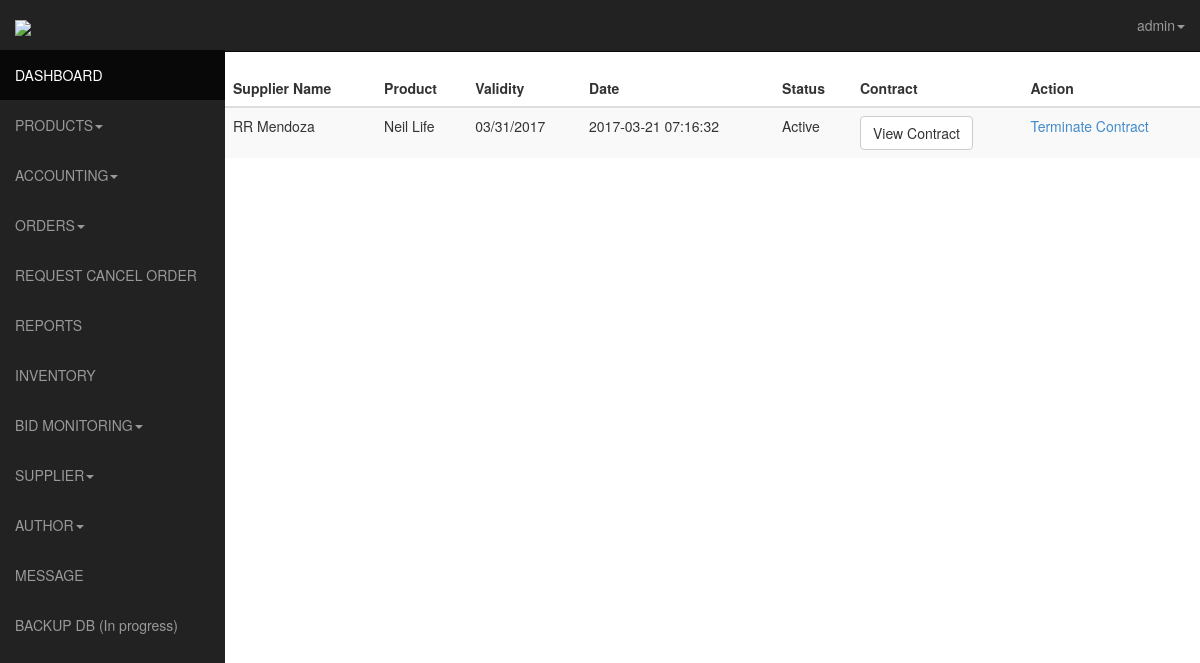
The app's page /admin/authorcontracts.php (signed in) with its own data.
### tables this page shows
CREATE TABLE IF NOT EXISTS `contract` (
  `id` int(11) NOT NULL AUTO_INCREMENT,
  `bid` int(11) NOT NULL,
  `user_id` int(11) NOT NULL,
  `type` varchar(20) NOT NULL,
  `validity` varchar(10) NOT NULL,
  `active` int(11) NOT NULL,
  `created_date` timestamp NOT NULL DEFAULT CURRENT_TIMESTAMP,
  PRIMARY KEY (`id`)
);

CREATE TABLE IF NOT EXISTS `users` (
  `id` int(11) NOT NULL AUTO_INCREMENT,
  `usn` varchar(50) NOT NULL,
  `fname` varchar(120) NOT NULL,
  `lname` varchar(120) NOT NULL,
  `birthday` date NOT NULL,
  `address` varchar(60) NOT NULL,
  `contact` int(11) NOT NULL,
  `email` varchar(120) NOT NULL,
  `password` varchar(128) NOT NULL,
  `activate` int(11) NOT NULL,
  `code` int(11) NOT NULL,
  `date` date NOT NULL,
  `block` int(11) NOT NULL,
  `pic` int(11) NOT NULL,
  `ext` varchar(5) NOT NULL,
  `admin` int(11) NOT NULL,
  `user_type` int(10) NOT NULL,
  PRIMARY KEY (`id`)
);

CREATE TABLE IF NOT EXISTS `author_bid` (
  `id` int(11) NOT NULL AUTO_INCREMENT,
  `bid_id` int(11) NOT NULL,
  `title` varchar(255) NOT NULL,
  `details` varchar(255) NOT NULL,
  `co_author` varchar(255) NOT NULL,
  `author_id` int(11) NOT NULL,
  `genre` varchar(255) NOT NULL,
  `projected_price` varchar(255) NOT NULL,
  `status` varchar(19) DEFAULT NULL,
  `created_date` timestamp NOT NULL DEFAULT CURRENT_TIMESTAMP,
  PRIMARY KEY (`id`)
);

### admin/authorcontracts.php (the view, shortened to what this page needs)
<?php
    $username="";
      if (loggedin())
      {
        $query = mysql_query("SELECT * FROM admin WHERE username ='$_SESSION[manager]' ");
          while ($row = mysql_fetch_assoc($query))
          {
            $username = $row ['username'];
          }
        }
      else
      {
      }
      ?>
<!DOCTYPE html>
<html lang="en">
  <head>
    <link href="css/bootstrap.css" rel="stylesheet">
    <link href="css/sb-admin.css" rel="stylesheet">-->
    <link rel="stylesheet" href="css/morris-0.4.3.min.css">
  </head>
  <body>
    <div id="wrapper">
      <nav class="navbar navbar-inverse  navbar-fixed-top" role="navigation">
      <?php include 'template/sidebar.php';?>
    <?php include 'template/top.php';?>
    </nav>
    <div class="table-responsive">
      <table class="table table-striped">
        <thead>
    <th>Supplier Name</th>
    <th>Product</th>
    <th>Validity</th>
    <th>Date</th>
    <th>Status</th>
    <th>Contract</th>
    <th>Action</th>
  </thead>
  <?php
  $sql = mysql_query("SELECT contract.id AS contract_id, contract.created_date AS contract_date, contract. * , users.id AS users_id, users. * , author_bid.id AS author_bid_id, author_bid. * , uploaded_contract_file.id AS uploaded_contract_file_id, uploaded_contract_file . *
FROM contract
INNER JOIN users ON contract.user_id = users.id
INNER JOIN author_bid ON contract.bid = author_bid.bid_id
INNER JOIN uploaded_contract_file ON uploaded_contract_file.contract_id = contract.bid
WHERE users.user_type =2 AND contract.active=1");
  $requestCount = mysql_num_rows($sql);
  if ($requestCount > 0) {
     while ($row = mysql_fetch_array($sql)) {
      $contract_id = $row['contract_id'];
      $fname = $row['fname'];
      $lname = $row['lname'];
      $product = $row['title'];
      $validity = $row['validity'];
      $date = $row['contract_date'];
      $status = ($row['active'] == '0' ? 'Inactive' : 'Active');
      $filename = $row['file_name'];
      echo "
        <tr>
          <td>$fname $lname</td>
          <td>$product</td>
          <td>$validity</td>
          <td>$date</td>
          <td>$status</td>
          <td>
            <form action='showcontract.php' method='post'>
              <input type='hidden' name='id' value='$contract_id' />
              <input type='hidden' name='filename' value='$filename' />
              <input type='submit' class='btn btn-default' name='submit' value='View Contract' />
            </form>
          </td>
          <td><a href='authorcontracts.php?action=terminate&id=$contract_id'>Terminate Contract</a></td>
        </tr>
      ";
     }
  }
   ?>
      </table>
    </div>
    </div>
    </body>
    </html>

### admin/template/top.php (shortened to what this page needs)
<ul class="nav navbar-nav navbar-right navbar-user">
           <li class="dropdown user-dropdown">
             <a href="#" class="dropdown-toggle" data-toggle="dropdown"><i class="fa fa-user"></i><?php echo $username?><b class="caret"></b></a>
           </li>
         </ul>
       </div>

### admin/css/sb-admin.css (style rules this page uses)
body { margin-top: 50px; }
#wrapper { padding-left: 0; }
@media (min-width:768px) { #wrapper { padding-left: 225px; } }

### records on screen
contract: user.fname "RR", user.lname "Mendoza", author_bid.title "Neil Life", validity "03/31/2017", created_date "2017-03-21 07:16:32", active "Active"

### other values on screen
$username "admin"
